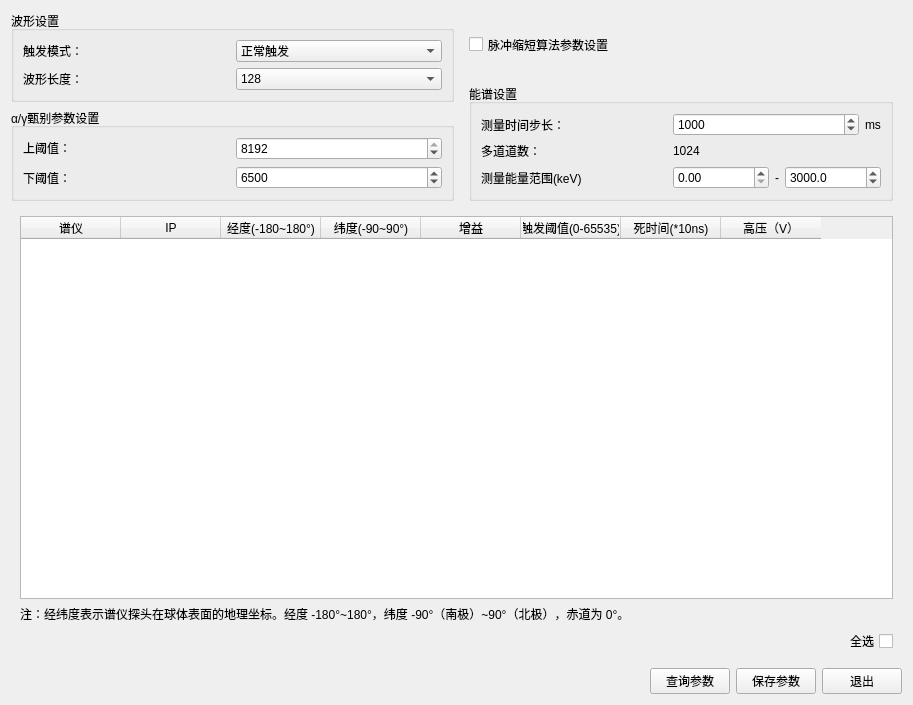
<?xml version="1.0" encoding="UTF-8"?>
<ui version="4.0">
 <class>DetSettingWindow</class>
 <widget class="QWidget" name="DetSettingWindow">
  <property name="geometry">
   <rect>
    <x>0</x>
    <y>0</y>
    <width>913</width>
    <height>705</height>
   </rect>
  </property>
  <property name="windowTitle">
   <string>探测器参数配置</string>
  </property>
  <layout class="QVBoxLayout" name="verticalLayout_2">
   <item>
    <widget class="QWidget" name="widget_4" native="true">
     <layout class="QHBoxLayout" name="horizontalLayout">
      <property name="leftMargin">
       <number>0</number>
      </property>
      <property name="topMargin">
       <number>0</number>
      </property>
      <property name="rightMargin">
       <number>0</number>
      </property>
      <property name="bottomMargin">
       <number>0</number>
      </property>
      <item>
       <widget class="QWidget" name="widget_5" native="true">
        <layout class="QVBoxLayout" name="verticalLayout">
         <property name="leftMargin">
          <number>0</number>
         </property>
         <property name="topMargin">
          <number>0</number>
         </property>
         <property name="rightMargin">
          <number>0</number>
         </property>
         <property name="bottomMargin">
          <number>0</number>
         </property>
         <item>
          <widget class="QGroupBox" name="groupBox_2">
           <property name="sizePolicy">
            <sizepolicy hsizetype="Preferred" vsizetype="Preferred">
             <horstretch>0</horstretch>
             <verstretch>0</verstretch>
            </sizepolicy>
           </property>
           <property name="title">
            <string>波形设置</string>
           </property>
           <layout class="QGridLayout" name="gridLayout">
            <item row="0" column="0">
             <widget class="QLabel" name="label_14">
              <property name="text">
               <string>触发模式：</string>
              </property>
             </widget>
            </item>
            <item row="0" column="1">
             <widget class="QComboBox" name="comboBox_waveformTriggerMode">
              <property name="currentIndex">
               <number>1</number>
              </property>
              <item>
               <property name="text">
                <string>定时触发</string>
               </property>
              </item>
              <item>
               <property name="text">
                <string>正常触发</string>
               </property>
              </item>
             </widget>
            </item>
            <item row="1" column="0">
             <widget class="QLabel" name="label_22">
              <property name="text">
               <string>波形长度：</string>
              </property>
             </widget>
            </item>
            <item row="1" column="1">
             <widget class="QComboBox" name="comboBox_waveformLength">
              <property name="currentIndex">
               <number>1</number>
              </property>
              <item>
               <property name="text">
                <string>64</string>
               </property>
              </item>
              <item>
               <property name="text">
                <string>128</string>
               </property>
              </item>
              <item>
               <property name="text">
                <string>256</string>
               </property>
              </item>
              <item>
               <property name="text">
                <string>512</string>
               </property>
              </item>
             </widget>
            </item>
           </layout>
          </widget>
         </item>
         <item>
          <widget class="QGroupBox" name="alpha_gamma_settings">
           <property name="sizePolicy">
            <sizepolicy hsizetype="Preferred" vsizetype="Preferred">
             <horstretch>0</horstretch>
             <verstretch>0</verstretch>
            </sizepolicy>
           </property>
           <property name="title">
            <string>α/γ甄别参数设置</string>
           </property>
           <layout class="QGridLayout" name="gridLayout_2">
            <item row="0" column="0">
             <widget class="QLabel" name="label">
              <property name="focusPolicy">
               <enum>Qt::StrongFocus</enum>
              </property>
              <property name="text">
               <string>上阈值：</string>
              </property>
             </widget>
            </item>
            <item row="0" column="1">
             <widget class="QSpinBox" name="spinBox_alphaGammaUpperThold">
              <property name="minimum">
               <number>1</number>
              </property>
              <property name="maximum">
               <number>8192</number>
              </property>
              <property name="value">
               <number>8192</number>
              </property>
             </widget>
            </item>
            <item row="1" column="0">
             <widget class="QLabel" name="label_2">
              <property name="text">
               <string>下阈值：</string>
              </property>
             </widget>
            </item>
            <item row="1" column="1">
             <widget class="QSpinBox" name="spinBox_alphaGammaLowerThold">
              <property name="minimum">
               <number>1</number>
              </property>
              <property name="maximum">
               <number>8192</number>
              </property>
              <property name="value">
               <number>6500</number>
              </property>
             </widget>
            </item>
           </layout>
          </widget>
         </item>
        </layout>
       </widget>
      </item>
      <item>
       <widget class="QWidget" name="widget_6" native="true">
        <layout class="QVBoxLayout" name="verticalLayout_4">
         <property name="topMargin">
          <number>0</number>
         </property>
         <property name="bottomMargin">
          <number>0</number>
         </property>
         <item>
          <widget class="QCheckBox" name="trapShapeEnable">
           <property name="sizePolicy">
            <sizepolicy hsizetype="Minimum" vsizetype="Preferred">
             <horstretch>0</horstretch>
             <verstretch>0</verstretch>
            </sizepolicy>
           </property>
           <property name="text">
            <string>脉冲缩短算法参数设置</string>
           </property>
          </widget>
         </item>
         <item>
          <widget class="QGroupBox" name="groupBox_3">
           <property name="sizePolicy">
            <sizepolicy hsizetype="Preferred" vsizetype="Preferred">
             <horstretch>0</horstretch>
             <verstretch>0</verstretch>
            </sizepolicy>
           </property>
           <property name="title">
            <string>能谱设置</string>
           </property>
           <layout class="QGridLayout" name="gridLayout_3">
            <item row="0" column="0">
             <widget class="QLabel" name="label_23">
              <property name="sizePolicy">
               <sizepolicy hsizetype="Preferred" vsizetype="Preferred">
                <horstretch>0</horstretch>
                <verstretch>0</verstretch>
               </sizepolicy>
              </property>
              <property name="text">
               <string>测量时间步长：</string>
              </property>
             </widget>
            </item>
            <item row="0" column="2">
             <widget class="QLabel" name="label_26">
              <property name="sizePolicy">
               <sizepolicy hsizetype="Fixed" vsizetype="Preferred">
                <horstretch>0</horstretch>
                <verstretch>0</verstretch>
               </sizepolicy>
              </property>
              <property name="text">
               <string>ms</string>
              </property>
             </widget>
            </item>
            <item row="0" column="1">
             <widget class="QSpinBox" name="spinBox_spectrumRefreshTime">
              <property name="minimum">
               <number>1</number>
              </property>
              <property name="maximum">
               <number>3600000</number>
              </property>
              <property name="value">
               <number>1000</number>
              </property>
             </widget>
            </item>
            <item row="1" column="0">
             <widget class="QLabel" name="label_25">
              <property name="text">
               <string>多道道数：</string>
              </property>
             </widget>
            </item>
            <item row="1" column="1" colspan="2">
             <widget class="QLabel" name="label_spectrumLength">
              <property name="text">
               <string>1024</string>
              </property>
             </widget>
            </item>
            <item row="2" column="0">
             <widget class="QLabel" name="label_6">
              <property name="text">
               <string>测量能量范围(keV)</string>
              </property>
             </widget>
            </item>
            <item row="2" column="1" colspan="2">
             <widget class="QWidget" name="widget_3" native="true">
              <layout class="QHBoxLayout" name="horizontalLayout_4">
               <property name="leftMargin">
                <number>0</number>
               </property>
               <property name="topMargin">
                <number>0</number>
               </property>
               <property name="rightMargin">
                <number>0</number>
               </property>
               <property name="bottomMargin">
                <number>0</number>
               </property>
               <item>
                <widget class="QDoubleSpinBox" name="dsp_spectrumPlotEnMin"/>
               </item>
               <item>
                <widget class="QLabel" name="label_8">
                 <property name="sizePolicy">
                  <sizepolicy hsizetype="Fixed" vsizetype="Preferred">
                   <horstretch>0</horstretch>
                   <verstretch>0</verstretch>
                  </sizepolicy>
                 </property>
                 <property name="text">
                  <string>-</string>
                 </property>
                 <property name="alignment">
                  <set>Qt::AlignCenter</set>
                 </property>
                </widget>
               </item>
               <item>
                <widget class="QDoubleSpinBox" name="dsp_spectrumPlotEnMax">
                 <property name="decimals">
                  <number>1</number>
                 </property>
                 <property name="maximum">
                  <double>30000.000000000000000</double>
                 </property>
                 <property name="value">
                  <double>3000.000000000000000</double>
                 </property>
                </widget>
               </item>
              </layout>
             </widget>
            </item>
           </layout>
          </widget>
         </item>
        </layout>
       </widget>
      </item>
     </layout>
    </widget>
   </item>
   <item>
    <widget class="QWidget" name="widget_2" native="true">
     <property name="sizePolicy">
      <sizepolicy hsizetype="Minimum" vsizetype="Preferred">
       <horstretch>0</horstretch>
       <verstretch>0</verstretch>
      </sizepolicy>
     </property>
     <property name="minimumSize">
      <size>
       <width>350</width>
       <height>50</height>
      </size>
     </property>
     <layout class="QVBoxLayout" name="verticalLayout_3">
      <item>
       <widget class="QTableWidget" name="tableWidget">
        <property name="sizePolicy">
         <sizepolicy hsizetype="Minimum" vsizetype="Expanding">
          <horstretch>0</horstretch>
          <verstretch>0</verstretch>
         </sizepolicy>
        </property>
        <property name="minimumSize">
         <size>
          <width>450</width>
          <height>0</height>
         </size>
        </property>
        <property name="editTriggers">
         <set>QAbstractItemView::AnyKeyPressed|QAbstractItemView::DoubleClicked|QAbstractItemView::EditKeyPressed|QAbstractItemView::SelectedClicked</set>
        </property>
        <property name="selectionBehavior">
         <enum>QAbstractItemView::SelectRows</enum>
        </property>
        <attribute name="verticalHeaderVisible">
         <bool>false</bool>
        </attribute>
        <column>
         <property name="text">
          <string>谱仪</string>
         </property>
        </column>
        <column>
         <property name="text">
          <string>IP</string>
         </property>
        </column>
        <column>
         <property name="text">
          <string>经度(-180~180°)</string>
         </property>
        </column>
        <column>
         <property name="text">
          <string>纬度(-90~90°)</string>
         </property>
        </column>
        <column>
         <property name="text">
          <string>增益</string>
         </property>
        </column>
        <column>
         <property name="text">
          <string>触发阈值(0-65535)</string>
         </property>
        </column>
        <column>
         <property name="text">
          <string>死时间(*10ns)</string>
         </property>
        </column>
        <column>
         <property name="text">
          <string>高压（V）</string>
         </property>
        </column>
       </widget>
      </item>
      <item>
       <widget class="QLabel" name="label_9">
        <property name="text">
         <string>注：经纬度表示谱仪探头在球体表面的地理坐标。经度 -180°~180°，纬度 -90°（南极）~90°（北极），赤道为 0°。</string>
        </property>
        <property name="wordWrap">
         <bool>true</bool>
        </property>
       </widget>
      </item>
      <item>
       <widget class="QCheckBox" name="checkBox_selectAll">
        <property name="layoutDirection">
         <enum>Qt::RightToLeft</enum>
        </property>
        <property name="text">
         <string>全选</string>
        </property>
       </widget>
      </item>
     </layout>
    </widget>
   </item>
   <item>
    <widget class="QWidget" name="widget" native="true">
     <property name="sizePolicy">
      <sizepolicy hsizetype="Preferred" vsizetype="Fixed">
       <horstretch>0</horstretch>
       <verstretch>0</verstretch>
      </sizepolicy>
     </property>
     <layout class="QHBoxLayout" name="horizontalLayout_3">
      <property name="leftMargin">
       <number>0</number>
      </property>
      <property name="topMargin">
       <number>0</number>
      </property>
      <property name="rightMargin">
       <number>0</number>
      </property>
      <property name="bottomMargin">
       <number>0</number>
      </property>
      <item>
       <spacer name="horizontalSpacer">
        <property name="orientation">
         <enum>Qt::Horizontal</enum>
        </property>
        <property name="sizeHint" stdset="0">
         <size>
          <width>40</width>
          <height>20</height>
         </size>
        </property>
       </spacer>
      </item>
      <item>
       <widget class="QPushButton" name="pushButton_read">
        <property name="text">
         <string>查询参数</string>
        </property>
       </widget>
      </item>
      <item>
       <widget class="QPushButton" name="pushButton_save">
        <property name="text">
         <string>保存参数</string>
        </property>
       </widget>
      </item>
      <item>
       <widget class="QPushButton" name="pushButton_cancel">
        <property name="text">
         <string>退出</string>
        </property>
       </widget>
      </item>
     </layout>
    </widget>
   </item>
  </layout>
 </widget>
 <resources/>
 <connections/>
</ui>
